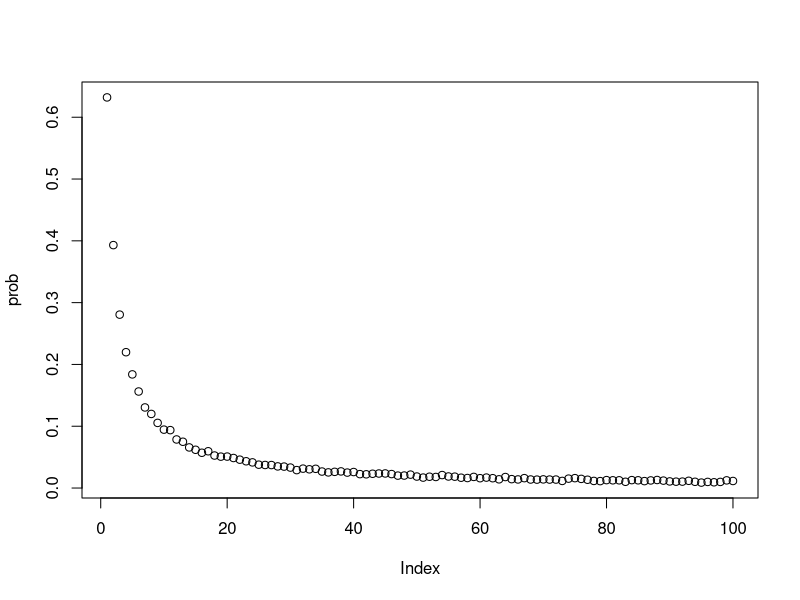

This chart was generated by the following R code:
# 1.Nan Zhao s2314337  2.Bokun Yu s2359196  3.Lulu Xu s2418317
# https://github.com/nanzhao1/project2.git
# contribution:





# conduct a simulation with strategy 1 or 2 or 3 to test whether the prisoner k succeed to find the card k

# define a function Strategy

# input: 
# 2*n means the number of prisoners
# k means the selected prisoner's number
# strategy space is {1,2,3}
# strategy 1 represents that the prisoner k starts at the box with the number k on it, and when the card number inside this box is not k, then open the box with the number same as the card number inside the previous box, repeat this process until find the card with number k 
# strategy 2 represents that the prisoner k starts at a randomly selected box, then repeat the process as strategy 1.
# strategy 3 represents that the prisoner k open n boxes randomly to find the card with number k on it.
# Card means a 2*n by 1 vector, its index is the box number, its element is the card number

# output: 
# if the prisoner k is successful to find the card k, the function Strategy will return 1. Otherwise, return 0

Strategy = function(n, k, strategy, Card){
  # i.e. Card[i] = j, i is the index of box, j is the card number in that box
  Count = 0 
  # When the simulation is successful, the count is assigned to 1, otherwise, the count is still 0
  Box = array(1:(2*n))
  if (strategy != 3){# if strategy is not 3,that is 1 or 2, go this way
    # if the strategy is 1
    Box_index = k # the prisoner starts at the box with their number on it
    # if the strategy is 2
    if (strategy == 2) {
      ran_num = sample(Box,1) 
      Box_index = ran_num 
      # the prisoner starts from a randomly selected box with the number ran_num.
      # use sample to random a number in 1:2*n 
    }
    trials = 1 # count the number of trials 
    while (trials <= n && Card[Box_index] != k) {
      # the prisoners can only try n times at most, if the trial times less or equal to n and didn't find the card number k, keep running
      # otherwise, break the loop, and get the number of trials.
      Box_index = Card[Box_index]
      trials = trials + 1
    }
    if (Card[Box_index] == k && trials <= n) {# only if the prisoner succeeds in finding the card in times
      Count = 1
      # only if the prisoner finds its number, say k, the Count is assigned to 1
    }
  }else{
    Box_index = sample(Box, n) 
    # open n boxes at random, checking each card for their number
    if (tabulate(match(Card[Box_index],k)) == 1){
      # match function is used to see if the card number inside the box same as the selected prisoner number k or not. If match successfully return 1, otherwise return 0.
      # tabulate function is used to sum up the matching results(0 or 1) to see if there exists a box with card number k. 
      # if the n random selected boxes have the card with number k, assign the Count 1
      Count = 1
    }
  }
  # return the value of Count(0 or 1) to measure whether it is successful
  return(Count)
}





# estimate the probability of a single prisoner succeeding in finding the corresponding number

# define a function Pone

# input：
# 2*n means the number of prisoners
# k means the selected prisoner's number
# strategy space is {1,2,3}，and the representation of the strategy is as the same as that in the function Strategy
# nreps is the number of replicate simulations to run to estimate the the probability, 1000 is reasonable

# output:
# return Probability_Estimate, which means the probability of a single prisoner succeeding in finding their number


Pone = function(n, k, strategy, nreps){
  Box <- array(1:(2*n))
  # create the 1 by 2*n boxes
  Success = 0
  # Success is the number of times when the prisoner manages to find its number
  for (i in 1:nreps){
    Card <- sample(Box, (2*n))
    # define 1 by 2n boxes which have a card of its number inside it, i.e. the ith box has a card with number i
    # shuffle the n cards and distribute them into the n boxes
    # Card[i] = j, i is the index of box, j is the card number in that box
    Success = Success + Strategy(n, k, strategy, Card)
  }  
  Probability_Estimate = Success / nreps
  return(Probability_Estimate)
}





# estimate the probability of all prisoners succeeding in finding the corresponding number

# define a function Pall

# input:
# 2*n means the number of prisoners
# strategy space is {1,2,3}，and the representation of the strategy is as the same as that in the function Strategy
# nreps is the number of replicate simulations to run to estimate the the probability, 1000 is reasonable

# output:
# return Probability_Estimate, which means the probability of all prisoners finding their number


Pall  = function(n, strategy, nreps) {
  Success = 0
  trials = 1
  Box <- array(1:(2*n))
  while (trials <= nreps){
    # define 1 by 2n boxes which have a card of its number inside it, i.e. the ith box has a card with number i
    # shuffle the n cards and distribute them into the n boxes
    # Card[i] = j, i is the index of box, j is the card number in that box
    Card <- sample(Box, (2*n))
    prisoner_number = 1
    # prisoner number indicate that the i-th prisoner to conduct the simulation.
    # call the Strategy function to see if the i-th prisoner succeed to find corresponding card number, if succeed, continue the loop; if fail, break the loop.
    while (prisoner_number <= (2*n)  &&
           Strategy(n, prisoner_number, strategy, Card) == 1) {
      prisoner_number = prisoner_number + 1
    }
    if (prisoner_number == (2*n) + 1) {
      Success =  Success + 1
    }
    trials = trials + 1
  }
  Probability_Estimate = Success / nreps
  return(Probability_Estimate)
}





# use the examples when n=5 and when n=50
# use the function Strategy, function Pone, function Pall to get the result of examples
# then estimate the probability of a single prisoner and all prosoners finding their number
# get the success probabilities under each strategy

# input:
# n=5, strategy = 1 or 2 or 3, nreps = 10000, take a random k-value such as 2
# n=50, strategy = 1 or 2 or 3, nreps = 10000, take a random k-value such as 2

# output:
# the individual and joint success probabilities under each strategy for n=5 and for n=50


# example: strategy 1, n=5
individual_1_5 <- paste("When strategy=1, n=5, the probability of a single prisoner succeeding in finding their number is:",Pone(5,2,1,10000),sep=" ")
print(individual_1_5)
joint_1_5 <- paste("When strategy=1, n=5, the probability of all prisoners finding their number is :",Pall(5,1,10000),sep=" ")
print(joint_1_5)

# example: strategy 2, n=5
individual_2_5 <- paste("When strategy=2, n=5, the probability of a single prisoner succeeding in finding their number is:",Pone(5,2,2,10000),sep=" ")
print(individual_2_5)
joint_2_5 <- paste("When strategy=2, n=5, the probability of all prisoners finding their number is :",Pall(5,2,10000),sep=" ")
print(joint_2_5)

# example: strategy 3, n=5
individual_3_5 <- paste("When strategy=3, n=5, the probability of a single prisoner succeeding in finding their number is:",Pone(5,2,3,10000),sep=" ")
print(individual_3_5)
joint_3_5 <- paste("When strategy=3, n=5, the probability of all prisoners finding their number is :",Pall(5,3,10000),sep=" ")
print(joint_3_5)

# example: strategy 1, n=50
individual_1_50 <- paste("When strategy=1, n=50, the probability of a single prisoner succeeding in finding their number is:",Pone(50,2,1,10000),sep=" ")
print(individual_1_50)
joint_1_50 <- paste("When strategy=1, n=50, the probability of all prisoners finding their number is :",Pall(50,1,10000),sep=" ")
print(joint_1_50)

# example: strategy 2, n=50
individual_2_50 <- paste("When strategy=2, n=50, the probability of a single prisoner succeeding in finding their number is:",Pone(50,2,2,10000),sep=" ")
print(individual_2_50)
joint_2_50 <- paste("When strategy=2, n=50, the probability of all prisoners finding their number is :",Pall(50,2,10000),sep=" ")
print(joint_2_50)

# example: strategy 3, n=50
individual_3_50 <- paste("When strategy=3, n=50, the probability of a single prisoner succeeding in finding their number is:",Pone(50,2,3,10000),sep=" ")
print(individual_3_50)
joint_3_50 <- paste("When strategy=3, n=50, the probability of all prisoners finding their number is :",Pall(50,3,10000),sep=" ")
print(joint_3_50)




# remarks on results:
# Generally speaking, in strategy 1, the probability of all prisoners finding their number is always the greatest
# When n is enough big, the joint success probabilities of strategy 2 and strategy 3 are approximately approaching 0 
# As n grows larger, the individual success probabilities of strategy 1 and 3 approach 0.5, while the one of strategy 2 approach 0.4
# When n is large enogh, counterintuitively, the joint success probabilities of strategy 1 is approximating to 0.3 instead of 0





# dloop is the function to estimate the probability of each loop length from 1 to 2n occuring at least once in a randomly shuffing of cards to boxes by simulation.

# define a function dloop

# input:
# 2*n means the number of prisoners
# nreps is the number of replicate simulations to run to estimate the the probability, 1000 is reasonable

# output:
# The return of dloop is a 1 by 2n array, whose entry i represents the probability of i-length loop occuring at least once.


dloop = function(n, nreps){
  # 2n is the number of prisoners.
  # nreps is the number of simulations. 
  # frequency is a nreps by 2n array used to record the different length loops' occuring probabilities
  prob = array(0, 2*n)
  Box = array(1:(2*n))
  for (i in 1:nreps){
    Card = sample(1:(2*n))
    frequency = array(0,(2*n))
    for (k in 1:(2*n)) {
      Box_index = k
      # trials records how many times that prisoner k can find its card k. 
      # In other words, the value of trails is the length of the loop where prisoner k is in. 
      trials = 1
      while (Card[Box_index] != k) {
        Box_index = Card[Box_index]
        trials = trials + 1
      }
      frequency[trials] = 1
    }
    prob = prob + frequency
  }
  return(prob/nreps)
}





# use the examples when n=50 to get the result of examples
# use the function Strategy
# assess the probability that there is no loop longer than 50 in a random reshuffling of cards to boxes
# visualise the probabilities sensibly


# input:
# n=50, nreps = 10000

# output:
# the probability that there is no loop longer than 50 in a random reshuffling of cards to boxes
# picture shows the corresponding probabilities


# example: n=50
# use function dloop
prob = dloop(50,10000)
# show the probability of each loop length from 1 to 2n occurring at least once in a random shuffling of cards to boxes
print(prob)
# aim to assess the probability that there is no loop longer than 50 in a random reshuffling of cards to boxes
# probability equation: the above probability equals 1 minus the one when the loop length is longer than 50
# assess probabilities of each loop by function dloop 
# sum the probabilities which loop length is from 51 to 100
# get the final probability result based on the probability equation
result <- paste("The probability that there is no loop longer than 50 in a random reshuffling cards to boxes:",1-sum(prob[51:100]),sep=" ")
print(result)
# visualise the probabilities
plot(prob)






















